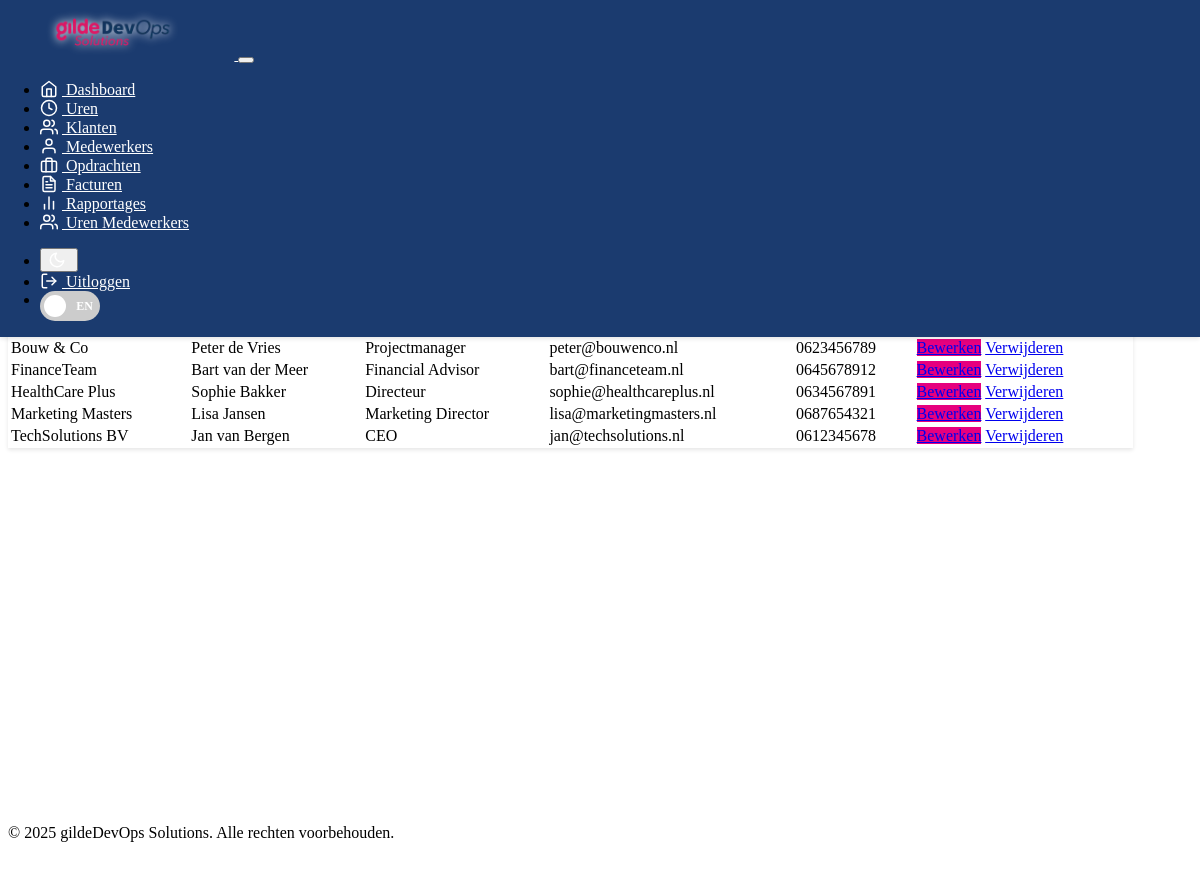
Page /klanten (signed in) on the earlier database version.
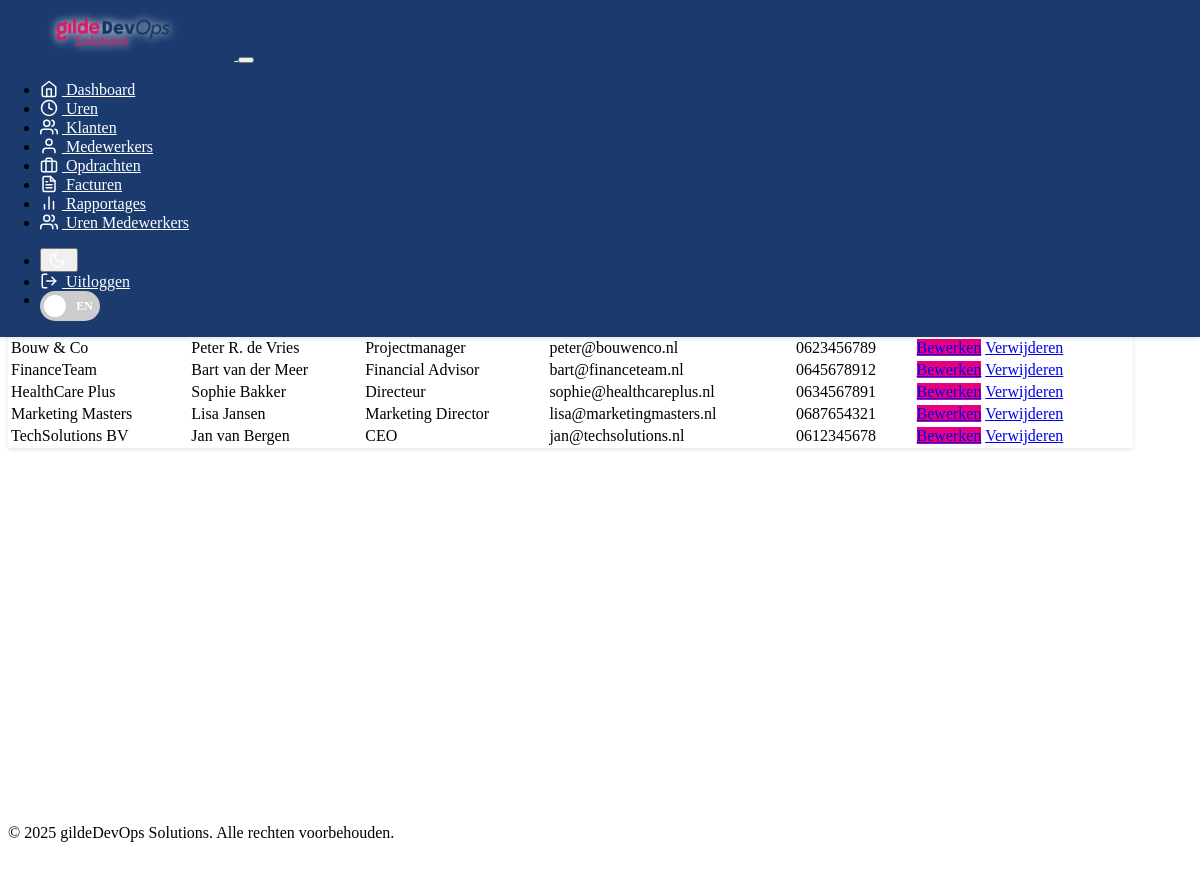
Same page on the later database version.
### models.py (models this page shows, shortened)
class Klant(db.Model):
    __tablename__ = 'klant'
    id = db.Column(db.Integer, primary_key=True)
    bedrijfsnaam = db.Column(db.String(100), nullable=False)
    voornaam = db.Column(db.String(50), nullable=False)
    tussenvoegsel = db.Column(db.String(20))
    achternaam = db.Column(db.String(50), nullable=False)
    functie = db.Column(db.String(100))
    email = db.Column(db.String(120), unique=True, nullable=False)
    telefoonnummer = db.Column(db.String(20))
    adres = db.Column(db.String(200))
    postcode = db.Column(db.String(10))
    plaats = db.Column(db.String(100))
    land = db.Column(db.String(100), default='Nederland')
    btw_nummer = db.Column(db.String(50))
    kvk_nummer = db.Column(db.String(50))
    status = db.Column(db.String(50), default='actief')  # actief, inactief, prospect
    created_at = db.Column(db.DateTime, default=datetime.utcnow)
    opdrachten = db.relationship('Opdracht', backref='klant', lazy=True)
    facturen = db.relationship('Factuur', backref='klant', lazy=True)
    __table_args__ = (
        Index('idx_klant_email', 'email'),
        Index('idx_klant_naam', 'bedrijfsnaam', 'achternaam'),
        Index('idx_klant_status', 'status'),
    )

### routes.py (the view, shortened to what this page needs)
@app.route('/klanten')
@login_required
def klanten():
    search = request.args.get('search', '')
    query = Klant.query
    klanten = query.order_by(Klant.bedrijfsnaam).all()
    return render_template('klanten.html', klanten=klanten, search=search)

### app.py (called while the page is built)
    @app.context_processor
    def inject_role_enum():
        return {'RoleEnum': RoleEnum}

### models.py (called while the page is built)
    def has_role(self, role_name):
        if self.role:
            return self.role.name == role_name
        return False

### routes.py (called while the page is built)
@login_manager.user_loader
def load_user(user_id):
    return User.query.get(int(user_id))

### templates/klanten.html (shortened to what this page needs)
{% extends "base.html" %}
{% block content %}
<div class="row">
    <div class="col-md-12">
        <div class="card">
            <div class="card-header">
                <div class="d-flex justify-content-between align-items-center">
                    <h5 class="mb-0" data-translate="Klanten Overzicht">Klanten Overzicht</h5>
                    {% if not export_mode %}
                    <div class="d-flex gap-2">
                        <div class="dropdown">
                            <button class="btn btn-secondary dropdown-toggle" type="button" data-bs-toggle="dropdown">
                            </button>
                            <ul class="dropdown-menu">
                                <li><a class="dropdown-item" href="{{ url_for('export_data', entity='klanten', format='pdf') }}">
                                </a></li>
                                <li><a class="dropdown-item" href="{{ url_for('export_data', entity='klanten', format='excel') }}">
                                </a></li>
                                <li><a class="dropdown-item" href="{{ url_for('export_data', entity='klanten', format='csv') }}">
                                </a></li>
                            </ul>
                        </div>
                        <a href="{{ url_for('add_klant') }}" class="btn btn-primary">
                        </a>
                    </div>
                    {% endif %}
                </div>
            </div>
            <div class="card-body">
                {% if not export_mode %}
                <form class="mb-4" method="GET">
                    <div class="input-group">
                        <button class="btn btn-outline-secondary" type="submit" data-translate="Zoeken">Zoeken</button>
                    </div>
                </form>
                {% endif %}
                <div class="table-responsive">
                    <table class="table">
                        <thead>
                            <tr>
                                <th data-translate="Bedrijfsnaam">Bedrijfsnaam</th>
                                <th data-translate="Naam">Naam</th>
                                <th data-translate="Functie">Functie</th>
                                <th data-translate="Email">Email</th>
                                <th data-translate="Telefoon">Telefoon</th>
                            </tr>
                        </thead>
                        <tbody>
                            {% for klant in klanten %}
                            <tr>
                                <td>{{ klant.bedrijfsnaam }}</td>
                                <td>
                                    {{ klant.voornaam }}
                                    {% if klant.tussenvoegsel %}
                                        {{ klant.tussenvoegsel }}
                                    {% endif %}
                                    {{ klant.achternaam }}
                                </td>
                                <td>{{ klant.functie or '-' }}</td>
                                <td>{{ klant.email }}</td>
                                <td>{{ klant.telefoonnummer or '-' }}</td>
                                <td class="text-end">
                                    <a href="{{ url_for('edit_klant', id=klant.id) }}" class="btn btn-sm btn-primary">
                                    </a>
                                    <a href="{{ url_for('delete_klant', id=klant.id) }}" class="btn btn-sm btn-danger"
                                       onclick="return confirm('Weet je zeker dat je deze klant wilt verwijderen?')">
                                    </a>
                                </td>
                            </tr>
                            {% endfor %}
                        </tbody>
                    </table>
                </div>
            </div>
        </div>
    </div>
</div>
{% endblock %}

Differences in the rows shown:
changed Klant "Bouw & Co": tussenvoegsel "de" → "R. de"
